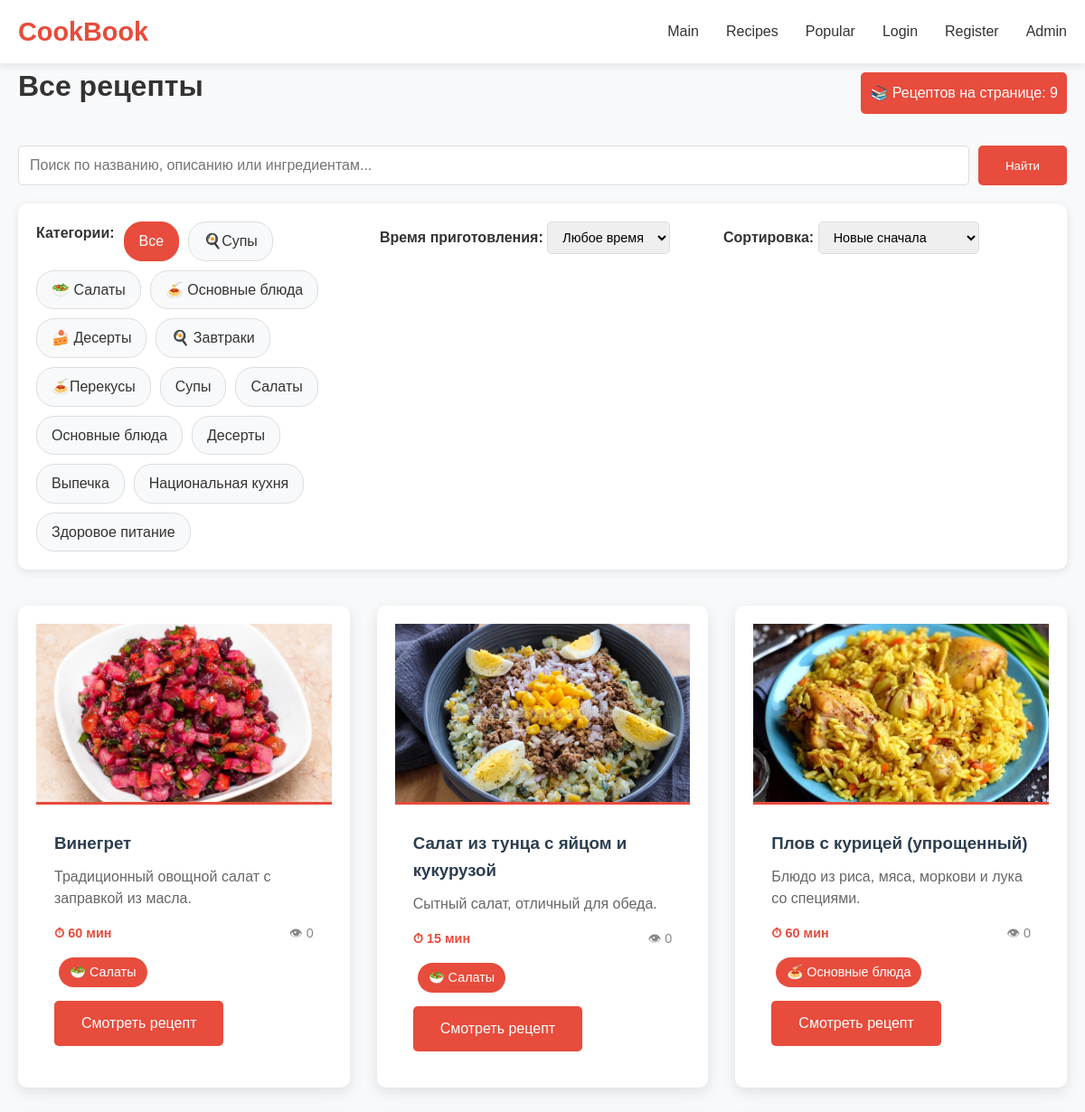
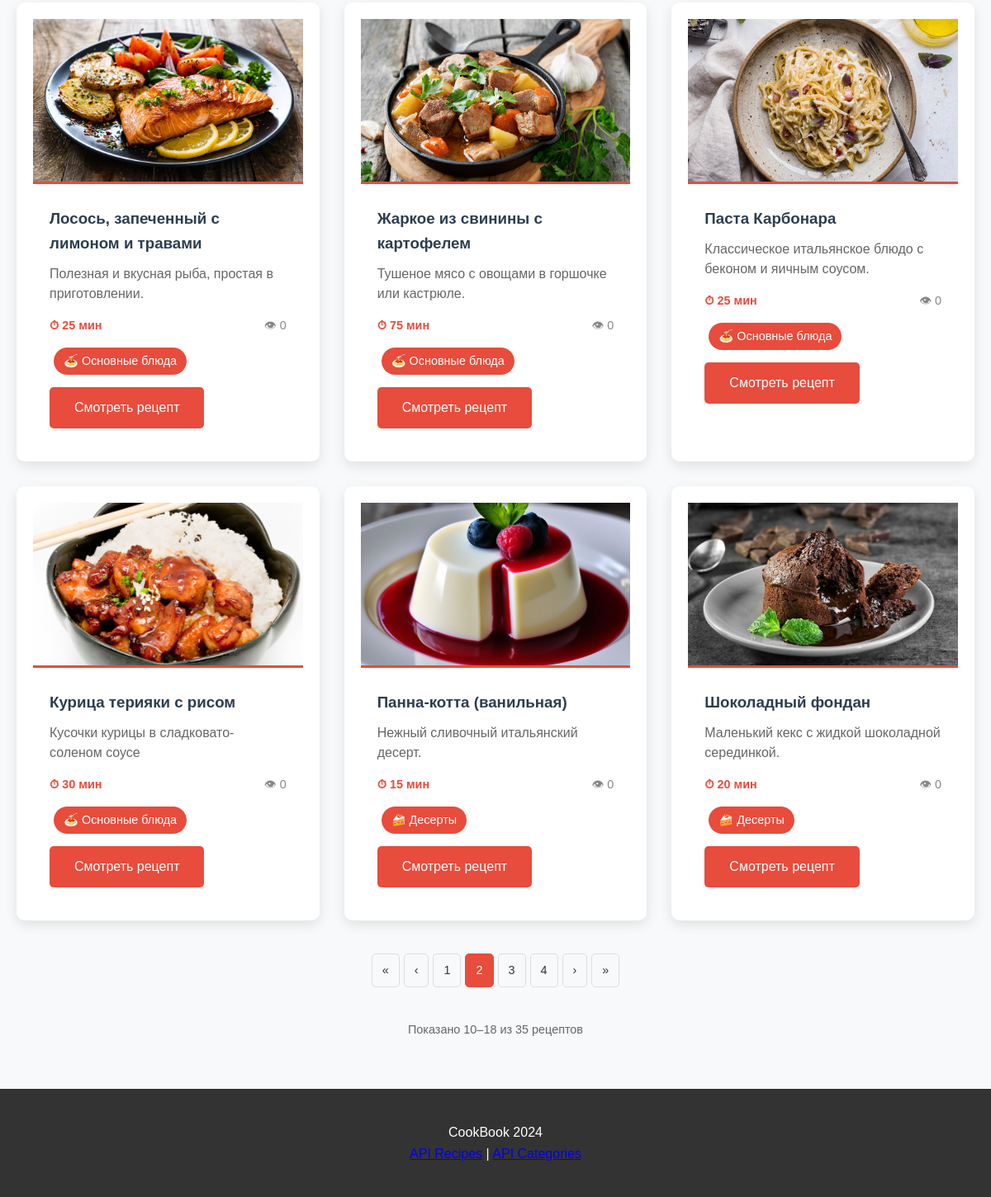
/recipes/?page=2, run on the app's committed database (2 pictures, top to bottom).
### recipes/models.py (models this page shows, shortened)
class Category(models.Model):
    name = models.CharField(max_length=100, verbose_name="Название категории")
    class Meta:
        verbose_name = "Категория"
        verbose_name_plural = "Категории"

class Recipe(models.Model):
    title = models.CharField(max_length=200, verbose_name="Название рецепта")
    description = models.TextField(verbose_name="Описание")
    ingredients = models.TextField(verbose_name="Ингредиенты")
    cooking_steps = models.TextField(verbose_name="Шаги приготовления")
    cooking_time = models.PositiveIntegerField(verbose_name="Время приготовления (минуты)")
    image = models.ImageField(upload_to='recipes/', blank=True, null=True, verbose_name="Изображение")
    categories = models.ManyToManyField(Category, verbose_name="Категории")
    created_at = models.DateTimeField(auto_now_add=True, verbose_name="Дата создания")
    views_count = models.PositiveIntegerField(default=0, verbose_name="Количество просмотров")
    class Meta:
        verbose_name = "Рецепт"
        verbose_name_plural = "Рецепты"
        ordering = ['-created_at']

### recipes/views.py (the view)
# urls.py: path('', views.recipe_list, name='recipe_list'),
def recipe_list(request):
    recipes = Recipe.objects.all()
    categories = Category.objects.all()
    search_query = request.GET.get('search', '')
    if search_query:
        recipes = recipes.filter(
            Q(title__icontains=search_query) |
            Q(description__icontains=search_query) |
            Q(ingredients__icontains=search_query)
        )
    category_id = request.GET.get('category')
    if category_id:
        recipes = recipes.filter(categories__id=category_id)
    max_time = request.GET.get('max_time')
    if max_time:
        recipes = recipes.filter(cooking_time__lte=max_time)
    sort = request.GET.get('sort', '-created_at')
    if sort == 'rating':
        recipes = recipes.annotate(avg_rating=Avg('review__rating')).order_by('-avg_rating')
    elif sort == 'popular':
        recipes = recipes.order_by('-views_count')
    else:
        recipes = recipes.order_by(sort)
    user_favorites = []
    if request.user.is_authenticated:
        user_favorites = Favorite.objects.filter(user=request.user).values_list('recipe_id', flat=True)
    paginator = Paginator(recipes, 9)
    page_number = request.GET.get('page')
    page_obj = paginator.get_page(page_number)
    return render(request, 'recipes/recipe_list.html', {
        'page_obj': page_obj,
        'categories': categories,
        'search_query': search_query,
        'selected_category': category_id,
        'max_time': max_time,
        'sort': sort,
        'user_favorites': list(user_favorites)
    })

### templates/recipes/recipe_list.html (shortened to what this page needs)
{% extends 'base.html' %}
{% load static %}
{% block content %}
<div class="container">
    <h1>Все рецепты</h1>
    <div class="filters">
        <form method="get" class="search-form">
            <input type="text" name="search" placeholder="Поиск по названию, описанию или ингредиентам..." value="{{ search_query }}">
            <button type="submit" class="btn-primary">Найти</button>
        </form>
        <div class="filter-options">
            <div class="category-filters">
                <strong>Категории:</strong>
                <a href="?" class="category-btn {% if not selected_category %}active{% endif %}">Все</a>
                {% for category in categories %}
                <a href="?category={{ category.id }}{% if search_query %}&search={{ search_query }}{% endif %}{% if max_time %}&max_time={{ max_time }}{% endif %}{% if sort %}&sort={{ sort }}{% endif %}"
                   class="category-btn {% if selected_category == category.id|stringformat:'i' %}active{% endif %}">
                    {{ category.name }}
                </a>
                {% endfor %}
            </div>
            <div class="time-filter">
                <strong>Время приготовления:</strong>
                <select name="max_time" onchange="this.form.submit()">
                    <option value="">Любое время</option>
                </select>
            </div>
            <div class="sort-filter">
                <strong>Сортировка:</strong>
                <select name="sort" onchange="this.form.submit()">
                    <option value="-created_at" {% if sort == '-created_at' %}selected{% endif %}>Новые сначала</option>
                </select>
            </div>
        </div>
    </div>
    <div class="recipes-grid">
        {% for recipe in page_obj %}
        <div class="recipe-card">
            {% if recipe.image %}
            <img src="{{ recipe.image.url }}" alt="{{ recipe.title }}" class="recipe-image">
            {% else %}
            <div class="recipe-image-placeholder">
                <span>🍳</span>
            </div>
            {% endif %}
            <div class="recipe-info">
                <h3>{{ recipe.title }}</h3>
                <p class="recipe-description">{{ recipe.description|truncatewords:20 }}</p>
                <div class="recipe-meta">
                    <span class="cooking-time">⏱ {{ recipe.cooking_time }} мин</span>
                    <span class="views">👁 {{ recipe.views_count }}</span>
                </div>
                <div class="recipe-categories">
                    {% for category in recipe.categories.all %}
                    <span class="category-tag">{{ category.name }}</span>
                    {% endfor %}
                </div>
                <div class="recipe-actions">
                    <a href="{% url 'recipe_detail' recipe.pk %}" class="btn-primary">Смотреть рецепт</a>
                </div>
            </div>
        </div>
        {% empty %}
        <div class="no-recipes">
            <h2>😔 Рецепты не найдены</h2>
            <p>Попробуйте изменить параметры поиска или <a href="?">очистить фильтры</a></p>
        </div>
        {% endfor %}
    </div>
    {% if page_obj.has_other_pages %}
    <div class="pagination">
        {% if page_obj.has_previous %}
        <a href="?page=1{% for key, value in request.GET.items %}{% if key != 'page' %}&{{ key }}={{ value }}{% endif %}{% endfor %}" class="page-link" title="Первая страница">«</a>
        <a href="?page={{ page_obj.previous_page_number }}{% for key, value in request.GET.items %}{% if key != 'page' %}&{{ key }}={{ value }}{% endif %}{% endfor %}" class="page-link" title="Предыдущая страница">‹</a>
        {% endif %}
        {% for num in page_obj.paginator.page_range %}
            {% if page_obj.number == num %}
                <span class="page-link active">{{ num }}</span>
            {% elif num > page_obj.number|add:'-3' and num < page_obj.number|add:'3' %}
                <a href="?page={{ num }}{% for key, value in request.GET.items %}{% if key != 'page' %}&{{ key }}={{ value }}{% endif %}{% endfor %}" class="page-link">{{ num }}</a>
            {% endif %}
        {% endfor %}
        {% if page_obj.has_next %}
            <a href="?page={{ page_obj.next_page_number }}{% for key, value in request.GET.items %}{% if key != 'page' %}&{{ key }}={{ value }}{% endif %}{% endfor %}" class="page-link" title="Следующая страница">›</a>
            <a href="?page={{ page_obj.paginator.num_pages }}{% for key, value in request.GET.items %}{% if key != 'page' %}&{{ key }}={{ value }}{% endif %}{% endfor %}" class="page-link" title="Последняя страница">»</a>
        {% endif %}
    </div>
    <div class="pagination-info">
        Показано {{ page_obj.start_index }}–{{ page_obj.end_index }} из {{ page_obj.paginator.count }} рецептов
    </div>
    {% endif %}
</div>
{% endblock %}

### templates/base.html (shortened to what this page needs)
<!DOCTYPE html>
<html lang="ru">
<head>
    {% load static %}
    <link rel="stylesheet" href="{% static 'css/style.css' %}">
</head>
<body>
    <header>
        <nav class="navbar">
            <div class="nav-container">
                <a href="{% url 'index' %}" class="nav-logo">CookBook</a>
                <ul class="nav-menu">
                    <li><a href="{% url 'index' %}">Main</a></li>
                    <li><a href="{% url 'recipe_list' %}">Recipes</a></li>
                    <li><a href="{% url 'popular_recipes' %}">Popular</a></li>
                    {% if user.is_authenticated %}
                        <li><a href="{% url 'favorite_list' %}">Favorites</a></li>
                        <li><a href="{% url 'profile' %}">Profile ({{ user.username }})</a></li>
                        <li><a href="{% url 'logout' %}">Logout</a></li>
                    {% else %}
                        <li><a href="{% url 'login' %}">Login</a></li>
                        <li><a href="{% url 'register' %}">Register</a></li>
                    {% endif %}
                    <li><a href="/admin/">Admin</a></li>
                </ul>
            </div>
        </nav>
    </header>
    <main>
        {% block content %}{% endblock %}
    </main>
    <footer>
        <div class="footer-content">
            <p>CookBook 2024</p>
            <div class="api-links">
                <a href="/api/recipes/" target="_blank">API Recipes</a> |
                <a href="/api/categories/" target="_blank">API Categories</a>
            </div>
        </div>
    </footer>
</body>
</html>

### static/css/style.css (style rules this page uses)
* { margin: 0; padding: 0; box-sizing: border-box; }
body { font-family: 'Arial', sans-serif; line-height: 1.6; color: #333; background-color: #f8f9fa; }
.container { max-width: 1200px; margin: 0 auto; padding: 0 20px; }
.navbar { background: #fff; box-shadow: 0 2px 10px rgba(0,0,0,0.1); position: sticky; top: 0; z-index: 1000; }
.nav-container { max-width: 1200px; margin: 0 auto; padding: 0 20px; display: flex; justify-content: space-between; align-items: center; height: 70px; }
.nav-logo { font-size: 1.8rem; font-weight: bold; color: #e74c3c; text-decoration: none; }
.nav-menu { display: flex; list-style: none; gap: 30px; }
.nav-menu a { text-decoration: none; color: #333; font-weight: 500; transition: color 0.3s ease; }
.btn-primary, .btn-secondary { display: inline-block; padding: 12px 30px; border: none; border-radius: 5px; text-decoration: none; font-weight: 500; text-align: center; transition: all 0.3s ease; cursor: pointer; }
.btn-primary { background: #e74c3c; color: white; }
.recipes-grid { display: grid; grid-template-columns: repeat(auto-fit, minmax(300px, 1fr)); gap: 30px; margin: 40px 0; }
.recipe-card { background: white; border-radius: 10px; overflow: hidden; box-shadow: 0 5px 15px rgba(0,0,0,0.1); transition: all 0.3s ease; }
.recipe-image { width: 100%; height: 200px; object-fit: cover; }
.recipe-info { padding: 20px; }
.recipe-info h3 { margin-bottom: 10px; color: #333; }
.recipe-description { color: #666; margin-bottom: 15px; }
.recipe-meta { display: flex; justify-content: space-between; margin-bottom: 15px; font-size: 0.9rem; color: #888; }
.recipe-meta { display: flex; justify-content: center; gap: 30px; color: #666; }
footer { background: #333; color: white; text-align: center; padding: 40px 0; margin-top: 60px; }
.filters { margin: 40px 0; }
.search-form { display: flex; gap: 10px; margin-bottom: 20px; }
.search-form input { flex: 1; padding: 12px; border: 1px solid #ddd; border-radius: 5px; }
.category-filters { display: flex; gap: 10px; flex-wrap: wrap; }
.category-btn { padding: 8px 16px; background: #f8f9fa; border: 1px solid #ddd; border-radius: 20px; text-decoration: none; color: #333; transition: all 0.3s ease; }
.category-btn.active, .category-btn:hover { background: #e74c3c; color: white; border-color: #e74c3c; }
.recipes-grid { display: grid; grid-template-columns: repeat(auto-fill, minmax(300px, 1fr)); gap: 30px; margin: 40px 0; }
.recipe-card { background: white; border-radius: 10px; overflow: hidden; box-shadow: 0 5px 15px rgba(0,0,0,0.1); transition: all 0.3s ease; padding: 20px; }
.recipe-info h3 { margin-bottom: 10px; color: #2c3e50; }
.recipe-description { color: #666; margin-bottom: 15px; line-height: 1.5; }
.cooking-time { color: #e74c3c; font-weight: bold; }
.recipe-image { width: 100%; height: 200px; object-fit: cover; border-bottom: 3px solid #e74c3c; }
.recipe-categories { margin: 10px 0; display: flex; flex-wrap: wrap; gap: 5px; }
.category-tag { background: #3498db; color: white; padding: 3px 8px; border-radius: 12px; font-size: 0.8rem; white-space: nowrap; }
.filter-options { display: grid; grid-template-columns: 2fr 1fr 1fr; gap: 20px; margin-top: 20px; padding: 20px; background: white; border-radius: 10px; box-shadow: 0 2px 10px rgba(0,0,0,0.1); }
.recipe-actions { display: flex; justify-content: space-between; align-items: center; margin-top: 15px; }
.pagination-info { text-align: center; margin-top: 15px; color: #666; font-size: 0.9rem; }
.search-form input { flex: 1; padding: 12px; border: 1px solid #ddd; border-radius: 5px; font-size: 1rem; }
.category-tag { background: #e74c3c; color: white; padding: 5px 12px; border-radius: 20px; font-size: 0.9rem; margin-left: 5px; }
.filter-options { display: grid; grid-template-columns: 1fr 1fr 1fr; gap: 20px; margin-top: 20px; }
.time-filter select, .sort-filter select { padding: 8px 12px; border: 1px solid #ddd; border-radius: 5px; font-size: 0.9rem; }
.recipe-actions { display: flex; gap: 10px; }
.pagination { display: flex; justify-content: center; margin: 40px 0; gap: 5px; }
.page-link { padding: 8px 12px; border: 1px solid #ddd; border-radius: 5px; text-decoration: none; color: #333; transition: all 0.3s ease; font-size: 0.9rem; }
.page-link.active { background: #e74c3c; color: white; border-color: #e74c3c; }
.recipe-actions { display: flex; gap: 10px; margin-top: 15px; }

### data on the page
Category: name "🍳Супы"
Category: name "🥗 Салаты"
Category: name "🍝 Основные блюда"
Category: name "🍰 Десерты"
Category: name "🍳 Завтраки"
Category: name "🍝Перекусы"
Category: name "Супы"
Category: name "Салаты"
Category: name "Основные блюда"
Category: name "Десерты"
Category: name "Выпечка"
Category: name "Национальная кухня"
Category: name "Здоровое питание"
Recipe: image (picture), title "Винегрет", description "Традиционный овощной салат с заправкой из масла.", cooking_time "60", views_count "0"
Recipe: image (picture), title "Салат из тунца с яйцом и кукурузой", description "Сытный салат, отличный для обеда.", cooking_time "15", views_count "0"
Recipe: image (picture), title "Плов с курицей (упрощенный)", description "Блюдо из риса, мяса, моркови и лука со специями.", cooking_time "60", views_count "0"
Recipe: image (picture), title "Лосось, запеченный с лимоном и травами", description "Полезная и вкусная рыба, простая в приготовлении.", cooking_time "25", views_count "0"
Recipe: image (picture), title "Жаркое из свинины с картофелем", description "Тушеное мясо с овощами в горшочке или кастрюле.", cooking_time "75", views_count "0"
Recipe: image (picture), title "Паста Карбонара", description "Классическое итальянское блюдо с беконом и яичным соусом.", cooking_time "25", views_count "0"
Recipe: image (picture), title "Курица терияки с рисом", description "Кусочки курицы в сладковато-соленом соусе", cooking_time "30", views_count "0"
Recipe: image (picture), title "Панна-котта (ванильная)", description "Нежный сливочный итальянский десерт.", cooking_time "15", views_count "0"
Recipe: image (picture), title "Шоколадный фондан", description "Маленький кекс с жидкой шоколадной серединкой.", cooking_time "20", views_count "0"

### other printed values
{{ num }} "1" "3" "4"
{{ num }} "2"
{{ page_obj.start_index }} "10"
{{ page_obj.end_index }} "18"
{{ page_obj.paginator.count }} "35"
